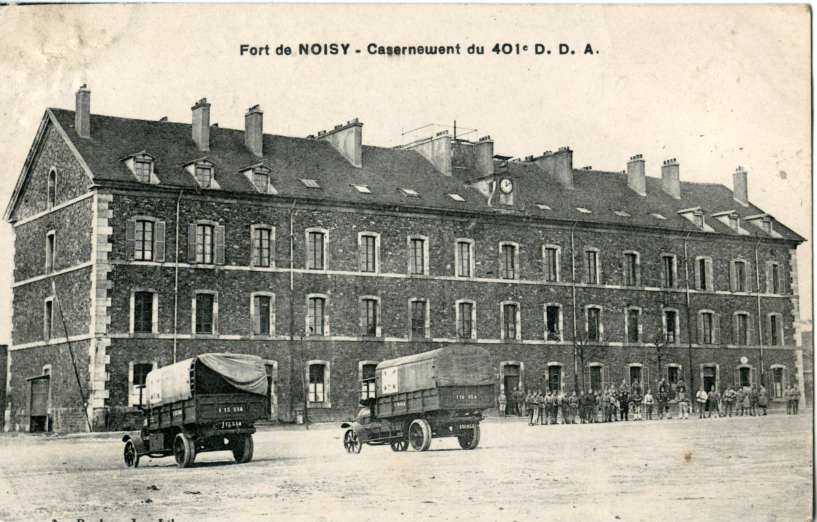
#> input picture images/thresholding.jpg, 1633 x 1044 px (shown at 1/2 size)
$ python thresholding.py
#> lines starting #> are read from the running program, lines starting #| are printed output that depends on the picture; after the words box and inside, x2 and y2 are one past the last pixel; in counts of white or black regions, pixels touching at a corner belong together
# -*- coding: utf-8 -*-
"""
Author - Kanak Kawadiwale on Thu Nov  5 20:03:43 2020

@author: ag
"""

import cv2
from matplotlib import pyplot as plt
import numpy as np

img = cv2.imread('images/thresholding.jpg',0)
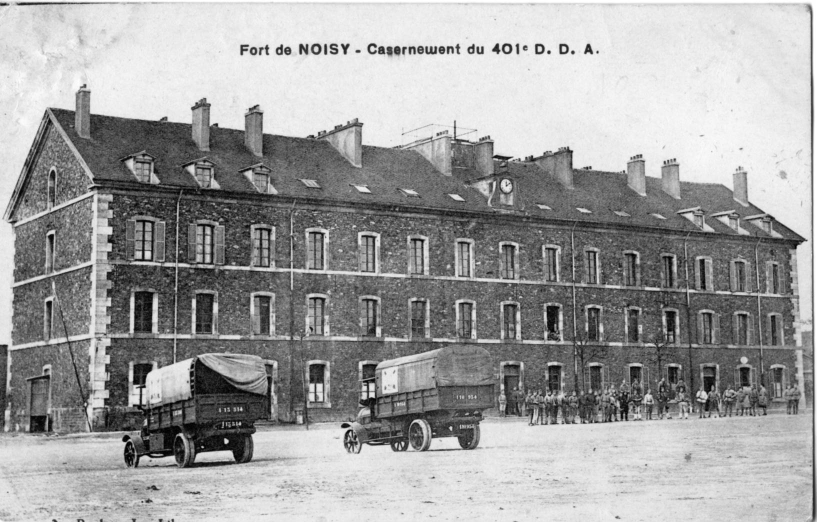
#> img: shape (1044, 1633) (shown at 1/2 size); min 0, max 255, mean 159.6

# Binary thresholding technique
ret1,thresh1 = cv2.threshold(img,129,255,cv2.THRESH_BINARY)
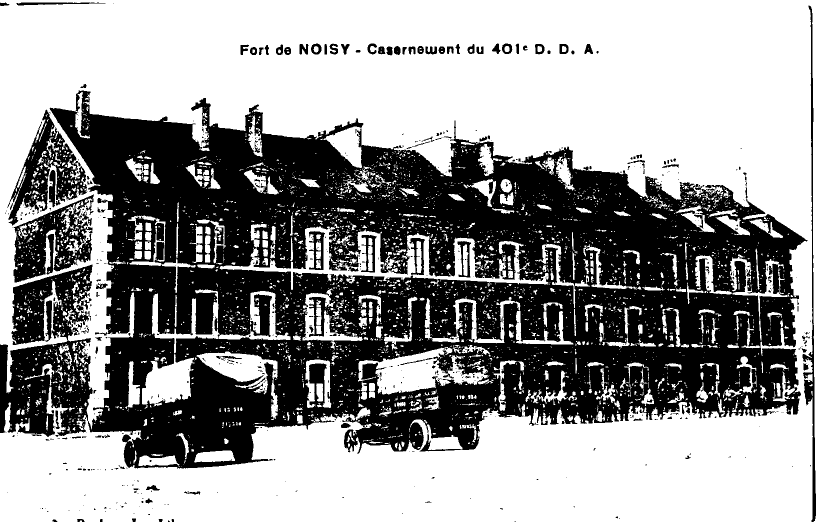
#> thresh1: shape (1044, 1633) (shown at 1/2 size); 58.9% white; 731 black regions (596 under 20 px), largest, box (x1, y1, x2, y2) and area: (0, 180, 1615, 937) 653001, (27, 389, 188, 565) 12786, (15, 219, 175, 451) 12266

# Otsu's thresholding on the same image
thresh2 = cv2.adaptiveThreshold(img,255,cv2.ADAPTIVE_THRESH_MEAN_C,cv2.THRESH_BINARY,11,2)
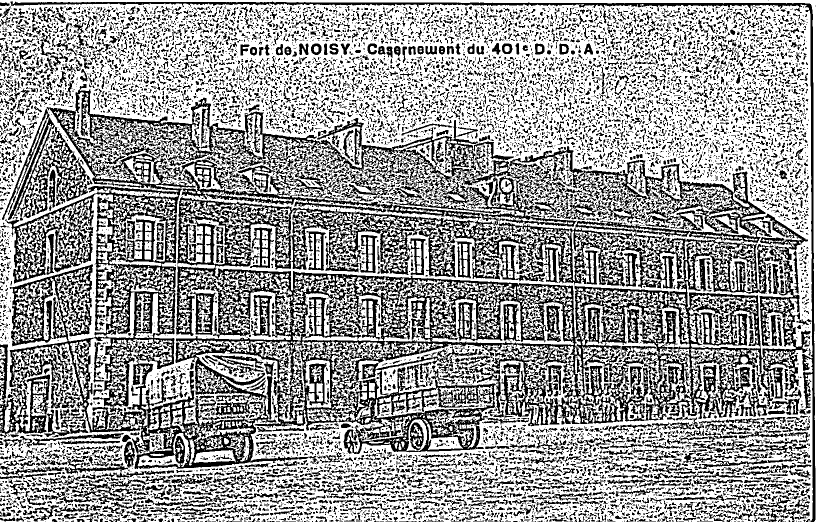
#> thresh2: shape (1044, 1633) (shown at 1/2 size); 61.2% white; 12439 black regions (8803 under 20 px), largest, box (x1, y1, x2, y2) and area: (351, 292, 1621, 908) 212689, (10, 168, 1065, 829) 63860, (19, 529, 635, 938) 31063

# Gaussian Filtered image with Otsu's thresholding for better results
blur = cv2.GaussianBlur(img,(5,5),0)
ret3,thresh3 = cv2.threshold(blur,0,255,cv2.THRESH_BINARY+cv2.THRESH_OTSU)
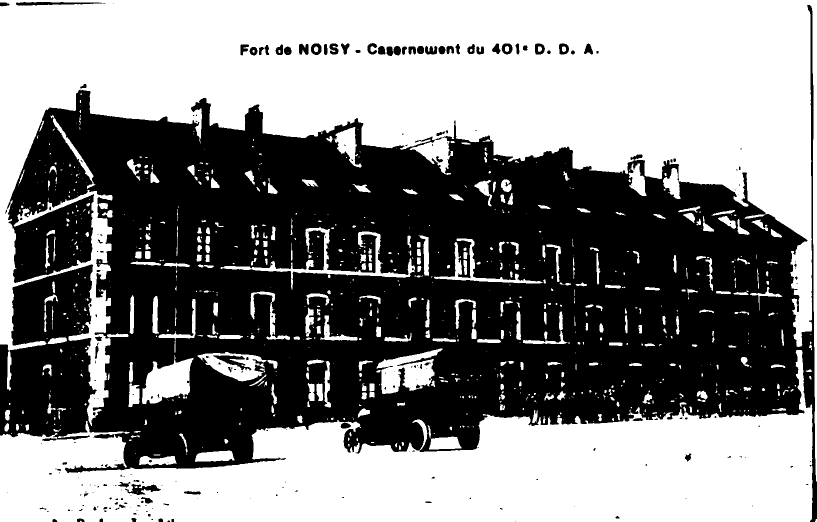
#> thresh3: shape (1044, 1633) (shown at 1/2 size); 51.6% white; 242 black regions (154 under 20 px), largest, box (x1, y1, x2, y2) and area: (0, 10, 1633, 1044) 812898, (427, 710, 503, 741) 803, (32, 4, 205, 11) 761
#> ret3 = 157

plt.subplot(221),plt.imshow(img),plt.title('Original')
plt.xticks([]), plt.yticks([])

plt.subplot(222),plt.imshow(thresh1),plt.title('Simple Binary thresholding')
plt.xticks([]), plt.yticks([])

plt.subplot(223),plt.imshow(thresh2),plt.title('Adaptive Thresholding')
plt.xticks([]), plt.yticks([])

plt.subplot(224),plt.imshow(thresh3),plt.title('Otsu Thresholding with Filter')
plt.xticks([]), plt.yticks([])

plt.show()
